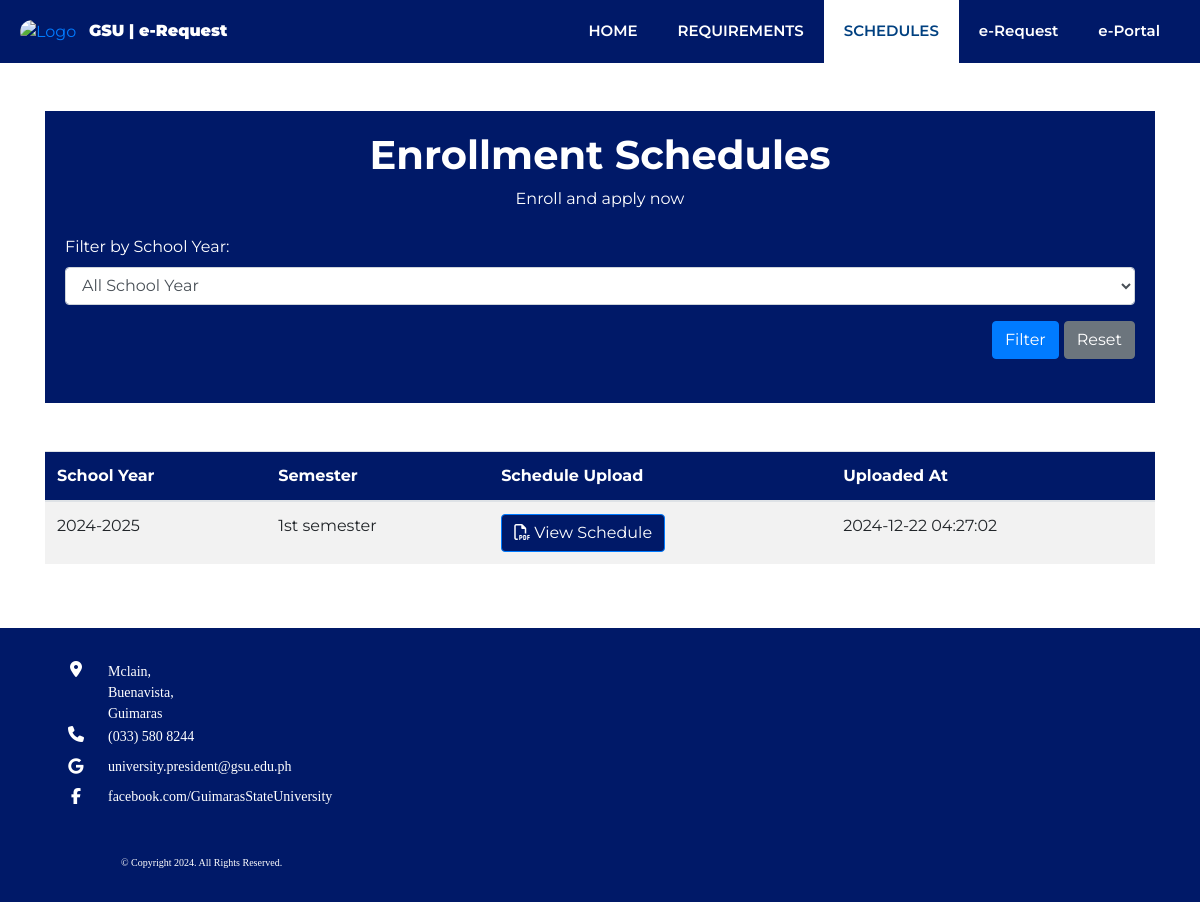
The app's page /enrollment_schedules.php with its own data.
### tables this page shows
CREATE TABLE `tbl_deans_users_issuance` (
  `id` int(11) NOT NULL,
  `deans_id` int(11) UNSIGNED NOT NULL,
  `school_year` varchar(20) DEFAULT NULL,
  `semester` varchar(50) DEFAULT NULL,
  `schedule_upload` varchar(255) DEFAULT NULL,
  `created_at` timestamp NOT NULL DEFAULT current_timestamp(),
  `updated_at` timestamp NOT NULL DEFAULT current_timestamp() ON UPDATE current_timestamp()
);

### enrollment_schedules.php (the view, shortened to what this page needs)
<?php
require 'database/connection.php';
$query = "SELECT * FROM tbl_deans_users_issuance";
$query .= " ORDER BY school_year DESC";
$stmt = $conn->prepare($query);
$stmt->execute();
$schedules = $stmt->fetchAll(PDO::FETCH_ASSOC);
?>
<!DOCTYPE html>
<html lang="en">
<head>
    <link rel="stylesheet" href="https://maxcdn.bootstrapcdn.com/bootstrap/4.3.1/css/bootstrap.min.css">
    <link rel="stylesheet" href="https://cdnjs.cloudflare.com/ajax/libs/font-awesome/4.7.0/css/font-awesome.min.css">
    <link rel="stylesheet" type="text/css" href="assets/css/style.css">
</head>
<body>
    <div id="myTopnav">
        <div class="logo">
            <a id="home" href="" class="logo-link"><img src="assets/images/gsu-logo.jpg" alt="Logo" style="width:50px; border-radius: 50px;"> &nbsp; <span style="color: white; font-weight: 900;">GSU | e-Request</span></a>
        </div>
        <ul id="navbar" class="navbar-menu">
            <li class="navbar-item">
                <div class="dropdown-div">
                    <a class="dropdown-button" href="index.php">HOME</a>
                </div>
            </li>
            <li class="navbar-item">
                <div class="dropdown-div">
                    <a class="dropdown-button" href="requirements.php">REQUIREMENTS</a>
                </div>
            </li>
            <li class="navbar-item">
                <div class="dropdown-div">
                    <a class="dropdown-button active" href="#">SCHEDULES</a>
                </div>
            </li>
            <li class="navbar-item">
                <div class="dropdown-div">
                    <a class="dropdown-button" href="#">e-Request</a>
                </div>
            </li>
            <li class="navbar-item">
                <div class="dropdown-div">
                    <a class="item-link" href="#">e-Portal</a>
                </div>
            </li>
        </ul>
    </div>
    <div class="container mt-5">
        <div style="background-color: #001968; padding: 20px; color: white;" class="mb-5">
            <div class="text-center mb-4">
                <h1 class="font-weight-bold" style="color: white;">Enrollment Schedules</h1>
                <p>Enroll and apply now</p>
            </div>
            <form method="GET" class="mb-4">
                <div class="form-row">
                    <div class="form-group col-md-12">
                        <label for="schoolYearFilter">Filter by School Year:</label>
                        <select id="schoolYearFilter" name="school_year" class="form-control">
                            <option value="">All School Year</option>
                        </select>
                    </div>
                </div>
                <?php if ($schedules) : ?>
                    <div class="d-flex justify-content-end" style="gap: 5px;">
                        <button type="submit" class="btn btn-primary">Filter</button>
                        <a href="enrollment_schedules.php" class="btn btn-secondary">Reset</a>
                    </div>
                <?php else : ?>
                <?php endif; ?>
            </form>
        </div>
        <div class="table-responsive mb-5">
            <table class="table table-striped">
                <thead style="background-color: #001968; color: white;">
                    <tr>
                        <th>School Year</th>
                        <th>Semester</th>
                        <th>Schedule Upload</th>
                        <th>Uploaded At</th>
                    </tr>
                </thead>
                <tbody>
                    <?php if ($schedules) : ?>
                        <?php foreach ($schedules as $schedule) : ?>
                            <tr>
                                <td><?= htmlspecialchars($schedule['school_year']) ?></td>
                                <td><?= htmlspecialchars($schedule['semester']) ?></td>
                                <td><a class="btn btn-primary bg-blue" href="assets/uploads/enrollment_schedules/<?= htmlspecialchars($schedule['schedule_upload']) ?>" target="_blank"><i class="fa fa-file-pdf-o" aria-hidden="true"></i>
                                        View Schedule</a></td>
                                <td><?= htmlspecialchars($schedule['created_at']) ?></td>
                            </tr>
                        <?php endforeach; ?>
                    <?php else : ?>
                        <tr>
                            <td colspan="5" class="text-center">No schedules found</td>
                        </tr>
                    <?php endif; ?>
                </tbody>
            </table>
        </div>
    </div>
    <div id="footer" class="footer pt-3 pb-2" style="background-color: #001968">
        <div class="container">
            <div class="text-white">
                <div class="row">
                    <div class="col-md-8">
                        <p style="font-family: CENTURY GOTHIC; font-size: 10px;">
                        <table style="width: 100%; font-family: CENTURY GOTHIC; font-size: 10px; ">
                            <tr valign="top">
                                <td style="text-align: center;">
                                    <i class="fas fa-map-marker-alt" style="font-size:16px; color: #fff"></i>
                                </td>
                                <td>
                                    <font style="font-family: CENTURY GOTHIC; font-size: 14px; margin-top: 20px;">
                                        Mclain,<br style="margin-top: 0px; margin-bottom: 0px">
                                        Buenavista,<br style="margin-top: 0px; margin-bottom: 0px">
                                        Guimaras<br style="margin-top: 0px; margin-bottom: 0px">
                                    </font>
                                </td>
                            </tr>
                            <tr valign="top">
                                <td style="text-align: center;">
                                    <i class="fa fa-phone" style="font-size:16px; color: #fff"></i>
                                </td>
                                <td>
                                    <font style="font-family: CENTURY GOTHIC; font-size: 14px; margin-top: 20px;">
                                        (033) 580 8244<br style="margin-top: 0px; margin-bottom: 0px">
                                    </font>
                                </td>
                            </tr>
                            <tr valign="top">
                                <td style="padding-top: 10px; text-align: center;">
                                    <i class="fab fa-google" style="font-size:16px; color: #fff"></i>
                                </td>
                                <td style="padding-top: 8px;">
                                    <font style="font-family: CENTURY GOTHIC; font-size: 14px; margin-top: 20px;">
                                        university.president@gsu.edu.ph
                                    </font>
                                </td>
                            </tr>
                            <tr valign="top">
                                <td style="padding-top: 10px; text-align: center;">
                                    <i class='fab fa-facebook-f' style='font-size:16px; color: #fff'></i>
                                </td>
                                <td style="padding-top: 8px; ">
                                    <font style="font-family: CENTURY GOTHIC; font-size: 14px; margin-top: 20px;">
                                        <a href="https://www.facebook.com/GuimarasStateUniversity" style="text-decoration: none; color: white">facebook.com/GuimarasStateUniversity</a>
                                    </font>
                                </td>
                            </tr>
                            <tr valign="top">
                                <td style="padding-right: 20px; text-align: center;">
                                </td>
                                <td style="padding-top: 40px">
                                    <a class="btn btn-link text-white" href="" id="loginpage" style="font-size: 10px">© Copyright 2024. All Rights Reserved.</a>
                                </td>
                            </tr>
                        </table>
                        </p>
                    </div>
                </div>
            </div>
        </div>
    </div>
</body>
</html>

### assets/css/style.css (style rules this page uses)
body { font-family: 'Montserrat', sans-serif !important; }
.bg-blue { background-color: #001968; }
#myTopnav { width: 100%; height: 100%; display: flex; flex-wrap: wrap; justify-content: space-between; background-color: #001968; padding-left: 20px; padding-right: 20px; }
#myTopnav .logo, #myTopnav .navbar-menu { display: flex; flex-wrap: wrap; align-self: center; justify-content: center; list-style-type: none; margin: 0; height: 100%; }
#myTopnav .logo a.logo-link { text-decoration: none; cursor: pointer; }
.navbar-menu .dropdown-div { display: flex; position: relative; }
.navbar-menu .navbar-item { display: flex; }
.navbar-menu .navbar-item a.item-link, .navbar-menu .navbar-item a.dropdown-button { padding: 20px; font-size: 15px; font-weight: 600; color: white; cursor: pointer; text-decoration: none; }

### enrollment_schedules.php (style rules this page uses)
.dropdown-button.active { background-color: #fff; color: #004080 !important; }

### records on screen
tbl_deans_users_issuance: school_year "2024-2025", semester "1st semester", created_at "2024-12-22 04:27:02"
